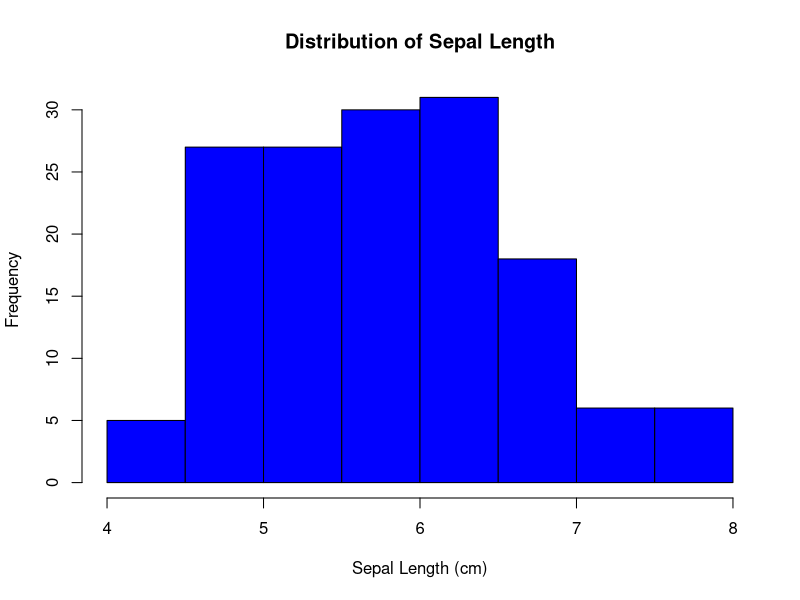

The R source for this figure:
## ---- chunk 1
# Basic Arithmetic 

x <- 50
y <- 15
z <- 20

# Addition
 x+y
 
 # Subtraction
 x-y
 
 # Multiplication
 
x*y

# Division

x/y

# Modulus

x%%y

# Power
x^y

# Integer Division
x %/% y



## ---- chunk 2
heights <- c(150, 160, 170, 165, 160, 160)
heights[1]
heights[-1]
heights[1:2]

mean (heights)
sd (heights)
median (heights)

str(heights)
## ---- chunk 3
students <- data.frame (
  name = c("A","B", "C"),
  height = c(150, 160, 170),
  sex = c("F", "M", "M")
)

students$height
str(students)
## ---- chunk 4
data(iris)
head(iris)
## ---- chunk 5
str(iris)
## ---- chunk 6
hist(iris$Sepal.Length,
main = "Distribution of Sepal Length",
xlab = "Sepal Length (cm)",
col = ("blue")
)
